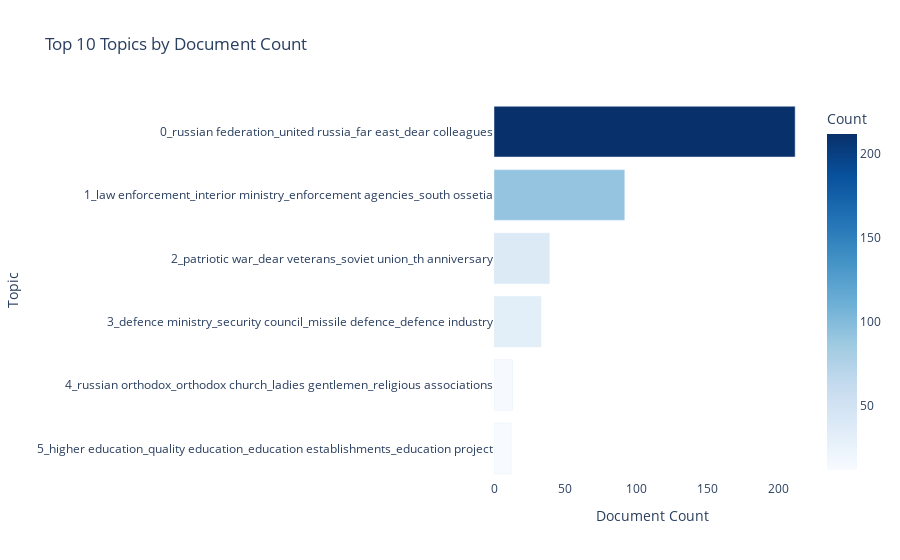

Write notebook code for a chart like this one.
### Markdown cell above
-1 refers to all outliers and should typically be ignored. 

# Topic visualization

By extracting bigrams and their probabilities from the topic model, the creation of a focused data frame is possible for each of the 5 topics. After that, a heatmap can be generated to visualize the distribution of bigrams across the topics. This visualization will help in understanding the most significant bigrams associated with each topic and their relative importance.

Next, let's take a look at the most frequent topic that was generated:

### Code cell
# Filter out the outlier topic (-1) (Leaving it out)
topic_info_filtered = topic_info[topic_info.Topic != -1]

# Bar chart: Top 10 topics by size
top_n = 10
top_topics = topic_info_filtered.iloc[:top_n]

# Horizontal bar chart: Top 10 topics with names
fig = px.bar(
    top_topics[::-1],  # reverse for descending
    x="Count",
    y="Name",
    orientation="h",
    title=f"Top {top_n} Topics by Document Count",
    color="Count",
    color_continuous_scale="Blues",
)

fig.update_layout(
    yaxis_title="Topic",
    xaxis_title="Document Count",
    yaxis=dict(tickfont=dict(size=12)),
    plot_bgcolor="white",
)
plt.savefig('../images/top_topics_bertopic_russia.png', dpi=300)

### Figure 1 — Plotly figure (JSON) as saved in the notebook; plotly's stock layout.template omitted (floating-point values rounded to 4 significant figures)
{"data": [{"hovertemplate": "Count=%{marker.color}<br>Name=%{y}<extra></extra>", "legendgroup": "", "marker": {"color": [12, 13, 33, 39, 92, 212], "coloraxis": "coloraxis", "pattern": {"shape": ""}}, "name": "", "orientation": "h", "showlegend": false, "textposition": "auto", "type": "bar", "x": [12, 13, 33, 39, 92, 212], "xaxis": "x", "y": ["5_higher education_quality education_education establishments_education project", "4_russian orthodox_orthodox church_ladies gentlemen_religious associations", "3_defence ministry_security council_missile defence_defence industry", "2_patriotic war_dear veterans_soviet union_th anniversary", "1_law enforcement_interior ministry_enforcement agencies_south ossetia", "0_russian federation_united russia_far east_dear colleagues"], "yaxis": "y"}], "layout": {"barmode": "relative", "coloraxis": {"colorbar": {"title": {"text": "Count"}}, "colorscale": [[0, "rgb(247,251,255)"], [0.125, "rgb(222,235,247)"], [0.25, "rgb(198,219,239)"], [0.375, "rgb(158,202,225)"], [0.5, "rgb(107,174,214)"], [0.625, "rgb(66,146,198)"], [0.75, "rgb(33,113,181)"], [0.875, "rgb(8,81,156)"], [1, "rgb(8,48,107)"]]}, "legend": {"tracegroupgap": 0}, "plot_bgcolor": "white", "title": {"text": "Top 10 Topics by Document Count"}, "xaxis": {"anchor": "y", "domain": [0, 1], "title": {"text": "Document Count"}}, "yaxis": {"anchor": "x", "domain": [0, 1], "tickfont": {"size": 12}, "title": {"text": "Topic"}}}}
